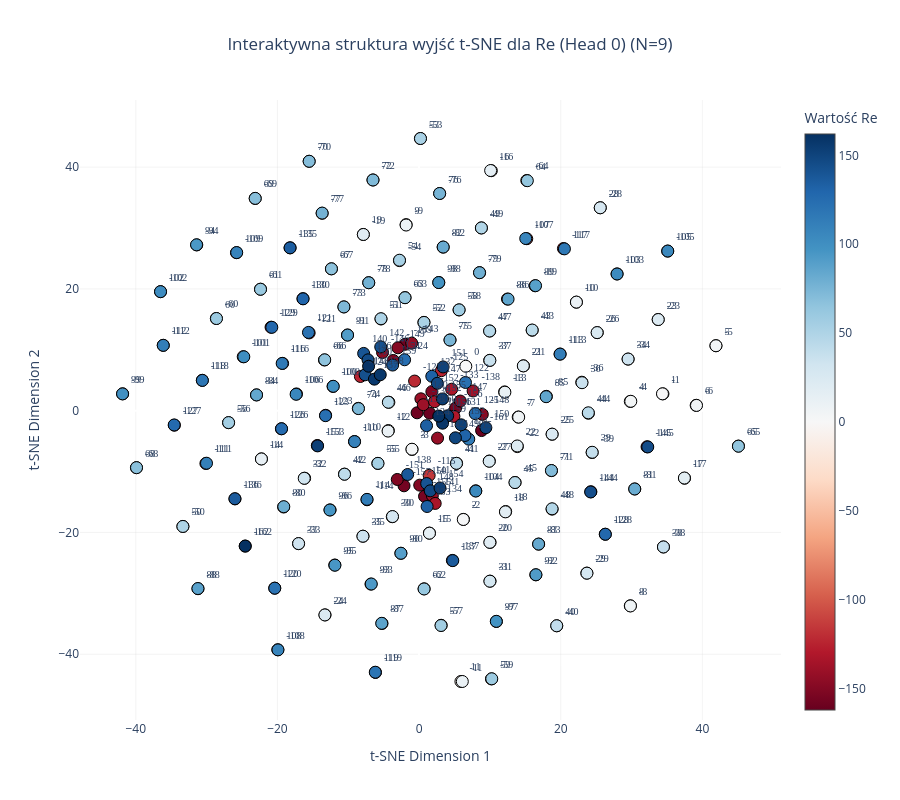

Source (notebook cell):
### Code cell
import numpy as np
import plotly.graph_objects as go
from sklearn.manifold import TSNE

def plot_output_head_tsne(model, N, head_idx=0, perplexity=10, random_state=13):
    """
    Rysuje interaktywny wykres 2D t-SNE dla wybranej głowicy wyjściowej.
    head_idx: 0 -> Re (górna lewa), 1 -> -Im (górna prawa), 2 -> Im (dolna lewa), 3 -> Re (dolna prawa)
    """
    # Wyciągamy wagi konkretnej głowicy z nn.ModuleList (dokładnie jak w Twoim szablonie)
    weights = model.output_heads[head_idx].weight.detach().cpu().numpy()
    
    # Nasz zsynchronizowany offset w nowym datasiecie
    output_offset = 2 * N * N
    min_val, max_val = -2 * N * N, 2 * N * N
    active_indices = []
    labels = []
    
    for val in range(min_val, max_val + 1):
        idx = val + output_offset
        if 0 <= idx < weights.shape[0]:
            active_indices.append(idx)
            labels.append(val)

    active_weights = weights[active_indices]

    # Twój filtr normy, usuwający słabo aktywne tokeny krańcowe
    weight_norms = np.linalg.norm(active_weights, axis=1)
    valid_mask = weight_norms > 0.0
    
    active_weights = active_weights[valid_mask]
    labels = np.array(labels)[valid_mask]

    # Bezpiecznik dla perplexity: t-SNE wymaga, aby perplexity < liczba próbek
    n_samples = active_weights.shape[0]
    actual_perplexity = min(perplexity, max(1, n_samples - 1))

    # Redukcja wymiarowości wag do 2D za pomocą t-SNE (bez parametru n_iter)
    tsne = TSNE(
        n_components=2, 
        perplexity=actual_perplexity, 
        random_state=random_state
    )
    embeds_2d = tsne.fit_transform(active_weights)
    
    # Mapowanie nazw głowic do tytułu wykresu
    head_names = {0: "Re (Head 0)", 1: "-Im (Head 1)", 2: "Im (Head 2)", 3: "Re (Head 3)"}
    title_name = head_names.get(head_idx, f"Head {head_idx}")

    fig = go.Figure()

    fig.add_trace(go.Scatter(
        x=embeds_2d[:, 0],
        y=embeds_2d[:, 1],
        mode='markers+text',
        text=[str(l) for l in labels],
        textposition="top right",
        textfont=dict(size=10, family="Arial Black"),
        marker=dict(
            size=12,
            color=labels,
            colorscale='RdBu',
            showscale=True,
            colorbar=dict(title=f"Wartość {title_name.split()[0]}"),
            line=dict(width=1, color='Black')
        ),
        hoverinfo='text',
        hovertext=[f"Token ID: {l + output_offset}<br>Wartość algebraiczna: {l}" for l in labels]
    ))

    fig.update_layout(
        title=dict(
            text=f"Interaktywna struktura wyjść t-SNE dla {title_name} (N={N})",
            x=0.5,
            xanchor='center'
        ),
        xaxis=dict(title="t-SNE Dimension 1", gridcolor='rgba(200,200,200,0.2)'),
        yaxis=dict(title="t-SNE Dimension 2", gridcolor='rgba(200,200,200,0.2)'),
        plot_bgcolor='white',
        paper_bgcolor='white',
        width=900,
        height=800,
        showlegend=False
    )
    
    fig.show()

plot_output_head_tsne(model, N=N)
plot_output_head_tsne(model, N=N,head_idx=1)

### Figure 1 — Plotly figure (JSON) as saved in the notebook; plotly's stock layout.template omitted (floating-point values rounded to 4 significant figures; data arrays with more than 128 entries replaced by an {"elided": "..."} marker saying what was removed)
{"data": [{"hoverinfo": "text", "hovertext": {"elided": "325 str values"}, "marker": {"color": {"elided": "325 int values"}, "colorbar": {"title": {"text": "Wartość Re"}}, "colorscale": [[0, "rgb(103,0,31)"], [0.1, "rgb(178,24,43)"], [0.2, "rgb(214,96,77)"], [0.3, "rgb(244,165,130)"], [0.4, "rgb(253,219,199)"], [0.5, "rgb(247,247,247)"], [0.6, "rgb(209,229,240)"], [0.7, "rgb(146,197,222)"], [0.8, "rgb(67,147,195)"], [0.9, "rgb(33,102,172)"], [1, "rgb(5,48,97)"]], "line": {"color": "Black", "width": 1}, "showscale": true, "size": 12}, "mode": "markers+text", "text": {"elided": "325 str values"}, "textfont": {"family": "Arial Black", "size": 10}, "textposition": "top right", "type": "scatter", "x": {"elided": "325 float values"}, "y": {"elided": "325 float values"}}], "layout": {"height": 800, "paper_bgcolor": "white", "plot_bgcolor": "white", "showlegend": false, "title": {"text": "Interaktywna struktura wyjść t-SNE dla Re (Head 0) (N=9)", "x": 0.5, "xanchor": "center"}, "width": 900, "xaxis": {"gridcolor": "rgba(200,200,200,0.2)", "title": {"text": "t-SNE Dimension 1"}}, "yaxis": {"gridcolor": "rgba(200,200,200,0.2)", "title": {"text": "t-SNE Dimension 2"}}}}
